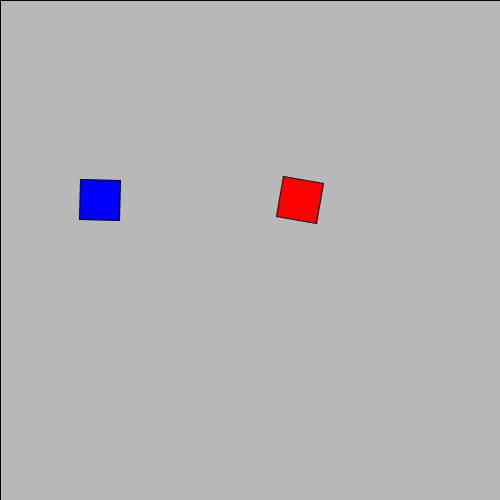
Frame 1 (no input)
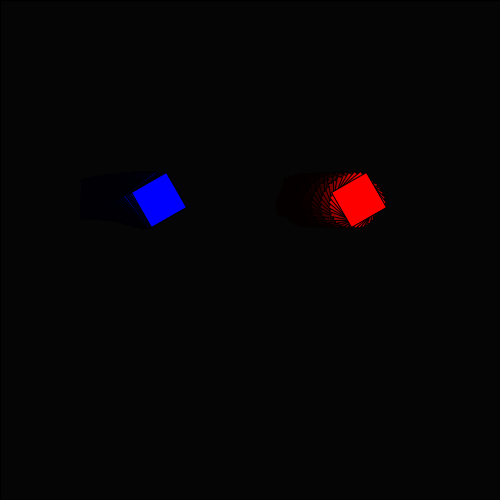
Frame 60 (the mouse pressed at the canvas centre just before this capture)
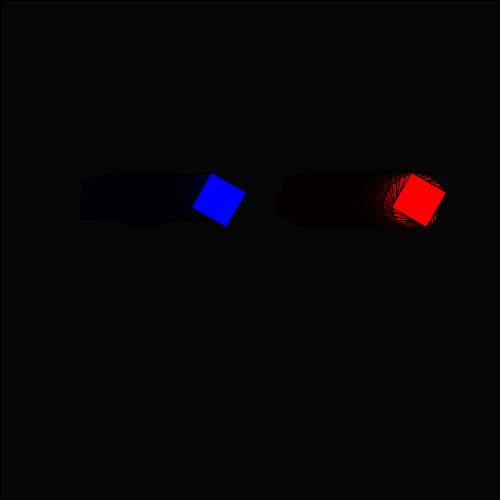
Frame 120 (the mouse held since frame 60 and released just before this capture)

The Processing sketch that drew these frames (run headless with seeded random() and noise(); from frame 60 on, the mouse is pressed at the canvas centre):

// Processing sketch: pushpopMatrix
// ── pushpopMatrix.pde
int x = 0;

void setup(){
 size(500,500);
}

void draw(){
 //background(255);
 fill(0,25);
 rectMode(CORNER);
 rect(0,0,width,height);
 rectMode(CENTER);
 pushMatrix();
   translate(x+100,200);
   rotate(radians(frameCount%360));
   fill(0,0,255);
   rect(0,0,40,40);
 popMatrix();
 pushMatrix();
   translate(x+300,200);
   rotate(radians(10*frameCount%360));
   fill(255,0,0);
   rect(0,0,40,40);
 popMatrix();
 x++;
}
